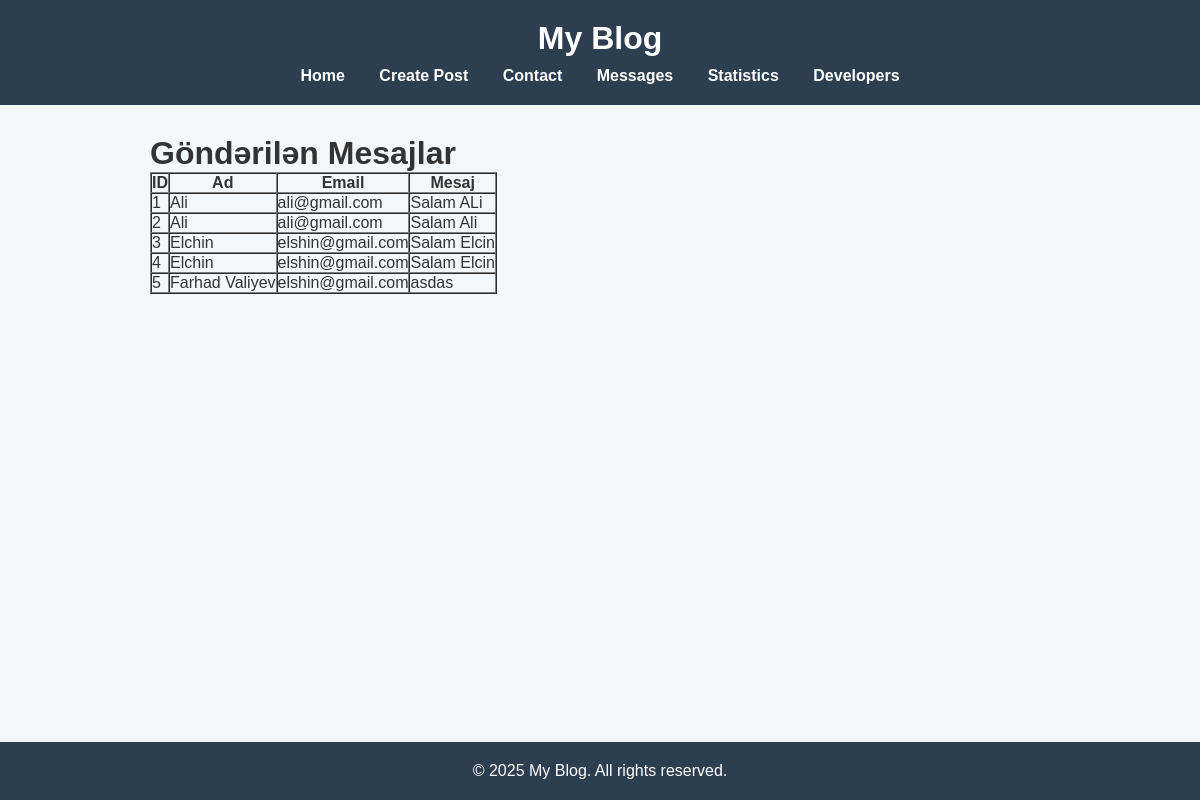
The page /messages on the database its author committed.
### tables this page shows
CREATE TABLE messages (
            id INTEGER PRIMARY KEY AUTOINCREMENT,
            name TEXT NOT NULL,
            email TEXT NOT NULL,
            message TEXT NOT NULL
        );

### app.py (the view)
@app.route("/messages")
def view_messages():
    conn = get_db()
    messages = conn.execute("SELECT * FROM messages").fetchall()
    conn.close()
    return render_template("messages.html", messages=messages)

### app.py (called while the page is built)
def get_db():
    conn = sqlite3.connect("data.db")
    conn.row_factory = sqlite3.Row  # Access columns by name
    return conn

### templates/messages.html (shortened to what this page needs)
{% extends 'base.html' %}
{% block content %}
<h1>Göndərilən Mesajlar</h1>
{% if messages %}
    <table border="1" cellpadding="10" cellspacing="0">
        <thead>
            <tr>
                <th>ID</th>
                <th>Ad</th>
                <th>Email</th>
                <th>Mesaj</th>
            </tr>
        </thead>
        <tbody>
        {% for msg in messages %}
            <tr>
                <td>{{ msg['id'] }}</td>
                <td>{{ msg['name'] }}</td>
                <td>{{ msg['email'] }}</td>
                <td>{{ msg['message'] }}</td>
            </tr>
        {% endfor %}
        </tbody>
    </table>
{% else %}
    <p>Hələlik heç bir mesaj göndərilməyib.</p>
{% endif %}
{% endblock %}

### static/style.css (style rules this page uses)
* { margin: 0; padding: 0; box-sizing: border-box; }
body { font-family: 'Arial', sans-serif; background-color: #f4f7fa; color: #333; display: flex; flex-direction: column; min-height: 100vh; }

### rows shown on the page
messages: id "1", name "Ali", email "ali@gmail.com", message "Salam ALi"
messages: id "2", name "Ali", email "ali@gmail.com", message "Salam Ali"
messages: id "3", name "Elchin", email "elshin@gmail.com", message "Salam Elcin"
messages: id "4", name "Elchin", email "elshin@gmail.com", message "Salam Elcin"
messages: id "5", name "Farhad Valiyev", email "elshin@gmail.com", message "asdas"
